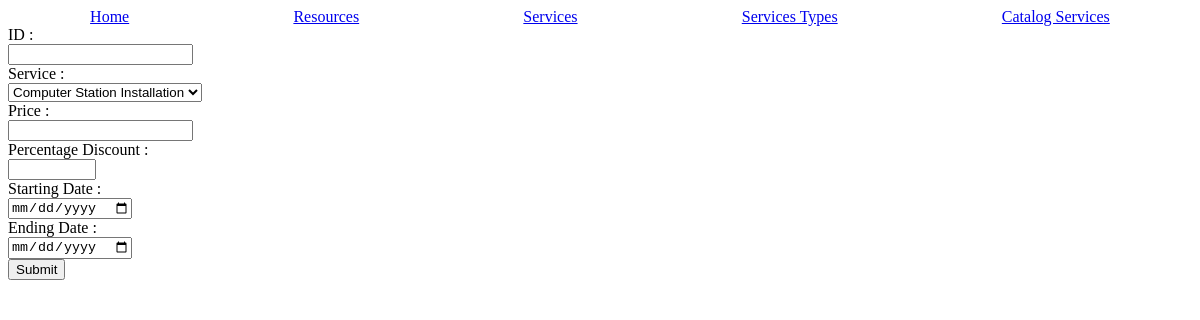
Page /catalog-service/4 on the earlier database version.
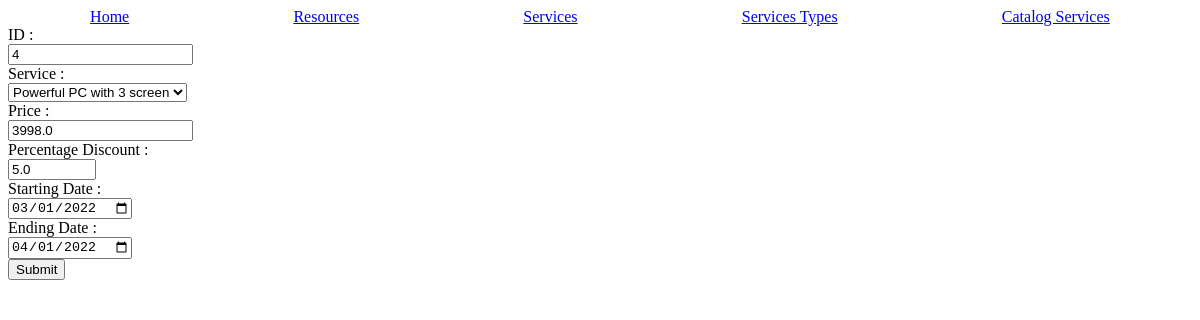
Same page on the later database version.
### tables this page shows
CREATE TABLE "catalog_services" (
	"service_id"	INTEGER NOT NULL,
	"id"	INTEGER UNIQUE,
	"starting_date"	TEXT NOT NULL,
	"ending_date"	TEXT NOT NULL,
	"discount_percentage"	REAL,
	"price"	REAL NOT NULL,
	PRIMARY KEY("id" AUTOINCREMENT),
	FOREIGN KEY("service_id") REFERENCES "services"("id")
);

### main.py (the view)
@app.route('/catalog-service/<id>')
def edit_catalog_service(id):
    data_catalog = utils.getRowFromDb('SELECT * from catalog_services WHERE id = ?', (id,));
    data_services = utils.getRowsFromDb('SELECT id, name from services');
    return render_template('edit-catalog-service.html.jinja', catalog=data_catalog, services=data_services);

### utils.py (called while the page is built)
def dictFactory(cursor, row) -> dict:
    d = {};
    for idx, col in enumerate(cursor.description):
        d[col[0]] = row[idx];
    return d;

def connectDb(path : str = 'db/db.db') -> sqlite3.Connection:
    db = None;
    try:
        db = sqlite3.connect(path);
        db.row_factory = dictFactory;
    except Exception as err:
        flash("Can't connect do database " + str(err), 'error');
    return db;

def getRowsFromDb(request : str, values : tuple = None) -> dict:
    elementsFromDb : dict = None
    try:
        db = connectDb();
        cursor = db.cursor();
        if(type(values) is tuple):
            elementsFromDb = cursor.execute(request, values).fetchall();
        else:
            elementsFromDb = cursor.execute(request).fetchall();
        db.close();
    except Exception as err:
        flash("Can't execute SQL request " + str(err), 'error')
    return elementsFromDb;

### templates/edit-catalog-service.html.jinja (shortened to what this page needs)
{% extends "base.html.jinja" %}
{% block content %}
<form name="update-catalog-service" method="POST" action="/catalog-services" class="add-form">
    <label for="id">ID :</label>
    <input type="number" readonly value="{{catalog['id']}}" name="id">
    <label for="service_id">Service :</label>
    <select name="service_id">
        {% for service in services %}
            {% if catalog['service_id'] == service['id'] %}
                <option value="{{service['id']}}" selected>{{service['name']}}</option>
            {% else %}
                <option value="{{service['id']}}">{{service['name']}}</option>
            {% endif %}
        {% endfor %}
    </select>
    <label for="price">Price :</label>
    <input name ="price" type="number" value="{{catalog['price']}}" min="0.00" step="0.01" required>
    <label for="discount_percentage">Percentage Discount :</label>
    <input name="discount_percentage" required type="number" value="{{catalog['discount_percentage']}}" min="0.00" max="100.00" step="0.01">
    <label for="starting_date">Starting Date :</label>
    <input name="starting_date" required type="date" value="{{catalog['starting_date']}}">
    <label for="ending_date">Ending Date :</label>
    <input name="ending_date" required type="date" value="{{catalog['ending_date']}}">
    <input type="submit" name="update_catalog_service">
</form>
{% endblock %}

Differences in the rows shown:
added catalog_services: id "4", price "3998.0", discount_percentage "5.0", starting_date "03/01/2022", ending_date "04/01/2022"
Other differences:
form field service_id: "Computer Station Installation" → "Powerful PC with 3 screen"
